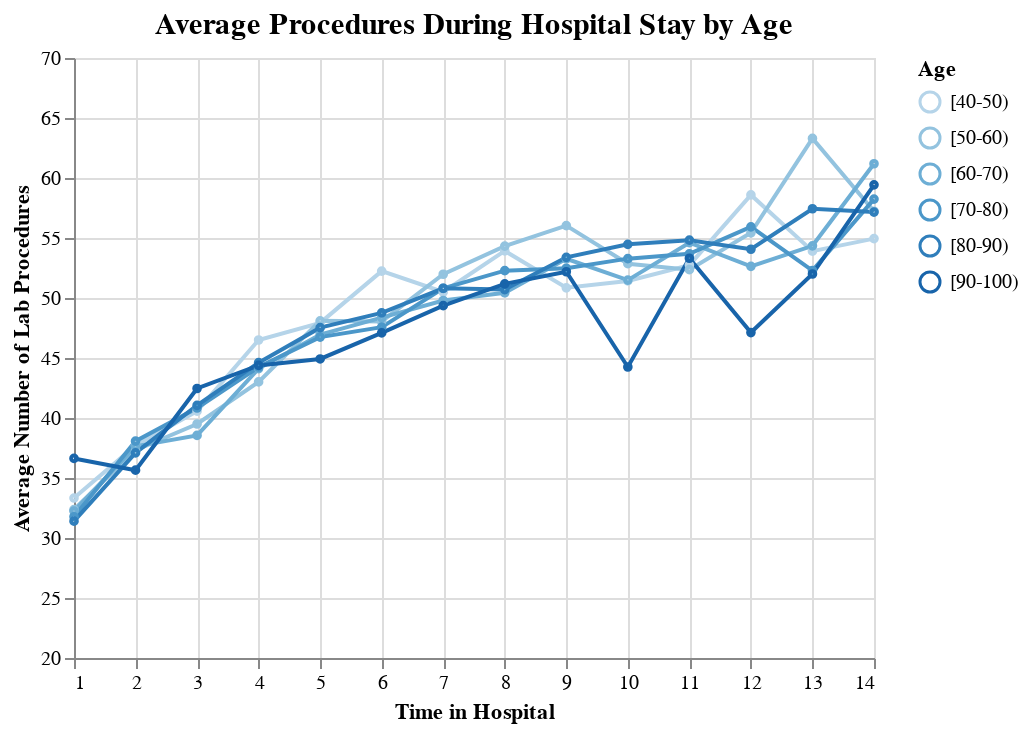

Source (notebook cell):
### Code cell
input_radio = alt.binding_radio(options = [None, '[40-50)', '[50-60)', '[60-70)', '[70-80)','[80-90)', '[90-100)'],
                                    labels = ['All','[40-50]', '[50,60]', '[60,70]', '[70-80]','[80-90]', '[90-100]'],
                                     name = "Age: " )

selection1 = alt.selection_point(fields = ['age'], bind = input_radio)
selection2 = alt.selection_point(on='mouseover', fields=['age'])

line = alt.Chart(line_df).mark_line().encode(
    x = alt.X('time_in_hospital:Q', title = "Time in Hospital"),
    y = alt.Y('procedure_avg_by_hospital_time:Q', title = 'Average Number of Lab Procedures', scale=alt.Scale(domain=[20, 70])),
    color = alt.Color('age:O', title = "Age"),
    opacity = alt.condition(selection2, alt.value(1), alt.value(0.1))
).properties(title = 'Average Procedures During Hospital Stay by Age',
             width = 400, 
             height = 300
            ).add_params(selection1, selection2
                   ).transform_filter(selection1)

point = alt.Chart(line_df).mark_point(size = 8).encode(
    x = alt.X('time_in_hospital:Q', title = "Time in Hospital"),
    y = alt.Y('procedure_avg_by_hospital_time:Q', title = 'Average Number of Lab Procedures', scale=alt.Scale(domain=[20, 70])),
    color = alt.Color('age:O', title = "Age"),
    tooltip = [
        alt.Tooltip('age', title='Patient Age'), 
        alt.Tooltip('time_in_hospital', title='Time in Hospital'), 
        alt.Tooltip('procedure_avg_by_hospital_time', title= 'Average Procedure Done')],
    opacity = alt.condition(selection2, alt.value(1), alt.value(0.1))
).properties(title = 'Average Procedures During Hospital Stay by Age',
             width = 400, 
             height = 300
            ).add_params(selection1, selection2
                   ).transform_filter(selection1)

chart = (line + point).configure_title(
    font='Times New Roman',
    fontSize=15
).configure_axis(
    labelFont='Times New Roman',
    titleFont='Times New Roman'
).configure_legend(
    labelFont='Times New Roman',
    titleFont='Times New Roman'
)

chart

### Figure 1 — Vega-Lite specification as saved in the notebook (floating-point values rounded to 4 significant figures)
{"config": {"view": {"continuousWidth": 300, "continuousHeight": 300}, "axis": {"labelFont": "Times New Roman", "titleFont": "Times New Roman"}, "legend": {"labelFont": "Times New Roman", "titleFont": "Times New Roman"}, "title": {"font": "Times New Roman", "fontSize": 15}}, "layer": [{"mark": {"type": "line"}, "encoding": {"color": {"field": "age", "title": "Age", "type": "ordinal"}, "opacity": {"condition": {"param": "param_5", "value": 1}, "value": 0.1}, "x": {"field": "time_in_hospital", "title": "Time in Hospital", "type": "quantitative"}, "y": {"field": "procedure_avg_by_hospital_time", "scale": {"domain": [20, 70]}, "title": "Average Number of Lab Procedures", "type": "quantitative"}}, "name": "view_3", "title": "Average Procedures During Hospital Stay by Age", "transform": [{"filter": {"param": "param_4"}}]}, {"mark": {"type": "point", "size": 8}, "encoding": {"color": {"field": "age", "title": "Age", "type": "ordinal"}, "opacity": {"condition": {"param": "param_5", "value": 1}, "value": 0.1}, "tooltip": [{"field": "age", "title": "Patient Age", "type": "nominal"}, {"field": "time_in_hospital", "title": "Time in Hospital", "type": "quantitative"}, {"field": "procedure_avg_by_hospital_time", "title": "Average Procedure Done", "type": "quantitative"}], "x": {"field": "time_in_hospital", "title": "Time in Hospital", "type": "quantitative"}, "y": {"field": "procedure_avg_by_hospital_time", "scale": {"domain": [20, 70]}, "title": "Average Number of Lab Procedures", "type": "quantitative"}}, "title": "Average Procedures During Hospital Stay by Age", "transform": [{"filter": {"param": "param_4"}}]}], "data": {"name": "data-cfbead55c4eacca57da527612a9ce587"}, "height": 300, "params": [{"name": "param_4", "select": {"type": "point", "fields": ["age"]}, "bind": {"input": "radio", "options": [null, "[40-50)", "[50-60)", "[60-70)", "[70-80)", "[80-90)", "[90-100)"], "labels": ["All", "[40-50]", "[50,60]", "[60,70]", "[70-80]", "[80-90]", "[90-100]"], "name": "Age: "}, "views": ["view_3"]}, {"name": "param_5", "select": {"type": "point", "fields": ["age"], "on": "mouseover"}, "views": ["view_3"]}], "width": 400, "$schema": "https://vega.github.io/schema/vega-lite/v5.20.1.json", "datasets": {"data-cfbead55c4eacca57da527612a9ce587": [{"time_in_hospital": 1.0, "age": "[40-50)", "procedure_avg_by_hospital_time": 33.33}, {"time_in_hospital": 1.0, "age": "[50-60)", "procedure_avg_by_hospital_time": 32.37}, {"time_in_hospital": 1.0, "age": "[60-70)", "procedure_avg_by_hospital_time": 32.24}, {"time_in_hospital": 1.0, "age": "[70-80)", "procedure_avg_by_hospital_time": 31.77}, {"time_in_hospital": 1.0, "age": "[80-90)", "procedure_avg_by_hospital_time": 31.4}, {"time_in_hospital": 1.0, "age": "[90-100)", "procedure_avg_by_hospital_time": 36.63}, {"time_in_hospital": 2.0, "age": "[40-50)", "procedure_avg_by_hospital_time": 37.71}, {"time_in_hospital": 2.0, "age": "[50-60)", "procedure_avg_by_hospital_time": 37.32}, {"time_in_hospital": 2.0, "age": "[60-70)", "procedure_avg_by_hospital_time": 37.64}, {"time_in_hospital": 2.0, "age": "[70-80)", "procedure_avg_by_hospital_time": 38.07}, {"time_in_hospital": 2.0, "age": "[80-90)", "procedure_avg_by_hospital_time": 37.1}, {"time_in_hospital": 2.0, "age": "[90-100)", "procedure_avg_by_hospital_time": 35.65}, {"time_in_hospital": 3.0, "age": "[40-50)", "procedure_avg_by_hospital_time": 40.57}, {"time_in_hospital": 3.0, "age": "[50-60)", "procedure_avg_by_hospital_time": 39.5}, {"time_in_hospital": 3.0, "age": "[60-70)", "procedure_avg_by_hospital_time": 38.55}, {"time_in_hospital": 3.0, "age": "[70-80)", "procedure_avg_by_hospital_time": 40.83}, {"time_in_hospital": 3.0, "age": "[80-90)", "procedure_avg_by_hospital_time": 41.05}, {"time_in_hospital": 3.0, "age": "[90-100)", "procedure_avg_by_hospital_time": 42.46}, {"time_in_hospital": 4.0, "age": "[40-50)", "procedure_avg_by_hospital_time": 46.5}, {"time_in_hospital": 4.0, "age": "[50-60)", "procedure_avg_by_hospital_time": 43.01}, {"time_in_hospital": 4.0, "age": "[60-70)", "procedure_avg_by_hospital_time": 44.12}, {"time_in_hospital": 4.0, "age": "[70-80)", "procedure_avg_by_hospital_time": 44.25}, {"time_in_hospital": 4.0, "age": "[80-90)", "procedure_avg_by_hospital_time": 44.61}, {"time_in_hospital": 4.0, "age": "[90-100)", "procedure_avg_by_hospital_time": 44.38}, {"time_in_hospital": 5.0, "age": "[40-50)", "procedure_avg_by_hospital_time": 47.93}, {"time_in_hospital": 5.0, "age": "[50-60)", "procedure_avg_by_hospital_time": 48.1}, {"time_in_hospital": 5.0, "age": "[60-70)", "procedure_avg_by_hospital_time": 46.95}, {"time_in_hospital": 5.0, "age": "[70-80)", "procedure_avg_by_hospital_time": 46.74}, {"time_in_hospital": 5.0, "age": "[80-90)", "procedure_avg_by_hospital_time": 47.53}, {"time_in_hospital": 5.0, "age": "[90-100)", "procedure_avg_by_hospital_time": 44.92}, {"time_in_hospital": 6.0, "age": "[40-50)", "procedure_avg_by_hospital_time": 52.24}, {"time_in_hospital": 6.0, "age": "[50-60)", "procedure_avg_by_hospital_time": 48.05}, {"time_in_hospital": 6.0, "age": "[60-70)", "procedure_avg_by_hospital_time": 48.36}, {"time_in_hospital": 6.0, "age": "[70-80)", "procedure_avg_by_hospital_time": 47.57}, {"time_in_hospital": 6.0, "age": "[80-90)", "procedure_avg_by_hospital_time": 48.76}, {"time_in_hospital": 6.0, "age": "[90-100)", "procedure_avg_by_hospital_time": 47.09}, {"time_in_hospital": 7.0, "age": "[40-50)", "procedure_avg_by_hospital_time": 50.5}, {"time_in_hospital": 7.0, "age": "[50-60)", "procedure_avg_by_hospital_time": 51.98}, {"time_in_hospital": 7.0, "age": "[60-70)", "procedure_avg_by_hospital_time": 49.79}, {"time_in_hospital": 7.0, "age": "[70-80)", "procedure_avg_by_hospital_time": 50.8}, {"time_in_hospital": 7.0, "age": "[80-90)", "procedure_avg_by_hospital_time": 50.81}, {"time_in_hospital": 7.0, "age": "[90-100)", "procedure_avg_by_hospital_time": 49.36}, {"time_in_hospital": 8.0, "age": "[40-50)", "procedure_avg_by_hospital_time": 53.92}, {"time_in_hospital": 8.0, "age": "[50-60)", "procedure_avg_by_hospital_time": 54.32}, {"time_in_hospital": 8.0, "age": "[60-70)", "procedure_avg_by_hospital_time": 50.44}, {"time_in_hospital": 8.0, "age": "[70-80)", "procedure_avg_by_hospital_time": 52.28}, {"time_in_hospital": 8.0, "age": "[80-90)", "procedure_avg_by_hospital_time": 50.7}, {"time_in_hospital": 8.0, "age": "[90-100)", "procedure_avg_by_hospital_time": 51.18}, {"time_in_hospital": 9.0, "age": "[40-50)", "procedure_avg_by_hospital_time": 50.85}, {"time_in_hospital": 9.0, "age": "[50-60)", "procedure_avg_by_hospital_time": 56.03}, {"time_in_hospital": 9.0, "age": "[60-70)", "procedure_avg_by_hospital_time": 53.27}, {"time_in_hospital": 9.0, "age": "[70-80)", "procedure_avg_by_hospital_time": 52.48}, {"time_in_hospital": 9.0, "age": "[80-90)", "procedure_avg_by_hospital_time": 53.39}, {"time_in_hospital": 9.0, "age": "[90-100)", "procedure_avg_by_hospital_time": 52.19}, {"time_in_hospital": 10.0, "age": "[40-50)", "procedure_avg_by_hospital_time": 51.42}, {"time_in_hospital": 10.0, "age": "[50-60)", "procedure_avg_by_hospital_time": 52.86}, {"time_in_hospital": 10.0, "age": "[60-70)", "procedure_avg_by_hospital_time": 51.49}, {"time_in_hospital": 10.0, "age": "[70-80)", "procedure_avg_by_hospital_time": 53.28}, {"time_in_hospital": 10.0, "age": "[80-90)", "procedure_avg_by_hospital_time": 54.47}, {"time_in_hospital": 10.0, "age": "[90-100)", "procedure_avg_by_hospital_time": 44.25}, {"time_in_hospital": 11.0, "age": "[40-50)", "procedure_avg_by_hospital_time": 52.74}, {"time_in_hospital": 11.0, "age": "[50-60)", "procedure_avg_by_hospital_time": 52.36}, {"time_in_hospital": 11.0, "age": "[60-70)", "procedure_avg_by_hospital_time": 54.61}, {"time_in_hospital": 11.0, "age": "[70-80)", "procedure_avg_by_hospital_time": 53.68}, {"time_in_hospital": 11.0, "age": "[80-90)", "procedure_avg_by_hospital_time": 54.82}, {"time_in_hospital": 11.0, "age": "[90-100)", "procedure_avg_by_hospital_time": 53.31}, {"time_in_hospital": 12.0, "age": "[40-50)", "procedure_avg_by_hospital_time": 58.59}, {"time_in_hospital": 12.0, "age": "[50-60)", "procedure_avg_by_hospital_time": 55.43}, {"time_in_hospital": 12.0, "age": "[60-70)", "procedure_avg_by_hospital_time": 52.64}, {"time_in_hospital": 12.0, "age": "[70-80)", "procedure_avg_by_hospital_time": 55.93}, {"time_in_hospital": 12.0, "age": "[80-90)", "procedure_avg_by_hospital_time": 54.06}, {"time_in_hospital": 12.0, "age": "[90-100)", "procedure_avg_by_hospital_time": 47.12}, {"time_in_hospital": 13.0, "age": "[40-50)", "procedure_avg_by_hospital_time": 53.9}, {"time_in_hospital": 13.0, "age": "[50-60)", "procedure_avg_by_hospital_time": 63.3}, {"time_in_hospital": 13.0, "age": "[60-70)", "procedure_avg_by_hospital_time": 54.35}, {"time_in_hospital": 13.0, "age": "[70-80)", "procedure_avg_by_hospital_time": 52.29}, {"time_in_hospital": 13.0, "age": "[80-90)", "procedure_avg_by_hospital_time": 57.44}, {"time_in_hospital": 13.0, "age": "[90-100)", "procedure_avg_by_hospital_time": 52.0}, {"time_in_hospital": 14.0, "age": "[40-50)", "procedure_avg_by_hospital_time": 54.95}, {"time_in_hospital": 14.0, "age": "[50-60)", "procedure_avg_by_hospital_time": 57.23}, {"time_in_hospital": 14.0, "age": "[60-70)", "procedure_avg_by_hospital_time": 61.19}, {"time_in_hospital": 14.0, "age": "[70-80)", "procedure_avg_by_hospital_time": 58.24}, {"time_in_hospital": 14.0, "age": "[80-90)", "procedure_avg_by_hospital_time": 57.16}, {"time_in_hospital": 14.0, "age": "[90-100)", "procedure_avg_by_hospital_time": 59.43}]}}
